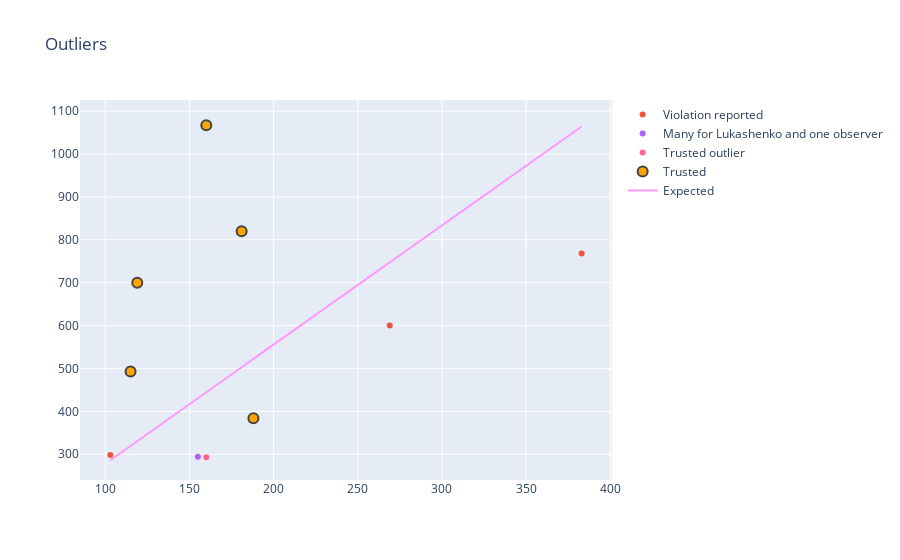

Notebook code cell kept with this figure:
### Code cell
protest_chart('town_below100', 6)

### Figure 1 — Plotly figure (JSON) as saved in the notebook; plotly's stock layout.template omitted (floating-point values rounded to 4 significant figures)
{"data": [{"mode": "markers", "name": "Alternative candidates related", "text": [], "type": "scatter", "x": [], "y": []}, {"mode": "markers", "name": "Violation reported", "text": ["06-125-0010", "06-135-0007", "06-135-0009"], "type": "scatter", "x": [103, 383, 269], "y": [298, 768, 600]}, {"mode": "markers", "name": "No observers", "text": [], "type": "scatter", "x": [], "y": []}, {"mode": "markers", "name": "Many for Lukashenko and one observer", "text": ["06-135-0001"], "type": "scatter", "x": [155], "y": [294]}, {"mode": "markers", "name": "Many for Lukashenko and high turnout", "text": [], "type": "scatter", "x": [], "y": []}, {"mode": "markers", "name": "Mess in official data", "text": [], "type": "scatter", "x": [], "y": []}, {"mode": "markers", "name": "Trusted outlier", "text": ["06-125-0012"], "type": "scatter", "x": [160], "y": [293]}, {"marker": {"color": "orange", "line": {"width": 2}, "size": 10}, "mode": "markers", "name": "Trusted", "text": ["06-129-0001", "06-129-0003", "06-135-0002", "06-135-0011", "06-135-0025"], "type": "scatter", "x": [119, 115, 160, 181, 188], "y": [700, 493, 1067, 820, 384]}, {"fillcolor": "orange", "mode": "lines", "name": "Expected", "text": ["06-125-0010", "06-125-0012", "06-129-0001", "06-129-0003", "06-135-0001", "06-135-0002", "06-135-0007", "06-135-0009", "06-135-0011", "06-135-0025"], "type": "scatter", "x": [103, 160, 119, 115, 155, 160, 383, 269, 181, 188], "y": [286.1, 444.5, 330.6, 319.5, 430.6, 444.5, 1064.0, 747.3, 502.8, 522.3]}], "layout": {"title": {"text": "Outliers"}}}
